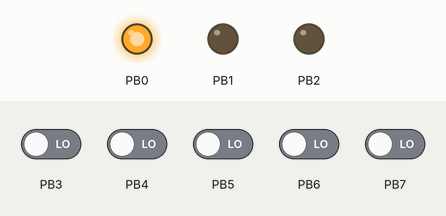
Bench run of a program on a simulated ATmega328P, built with avr-gcc and emulated at 1 MHz (the files do not name the chip). Shown: output pins drawn as LEDs (lit = HIGH). Inputs (shaded band) come from the test bench; at power-on: PB3–7 LOW. Random numbers use the default seed unless the program sets one.

Above: at 0.1 s.
At 5.1 s:
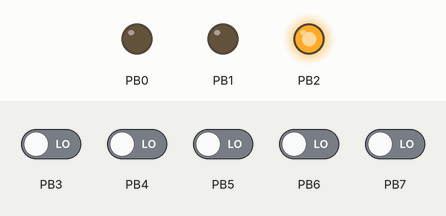
At 7.1 s:
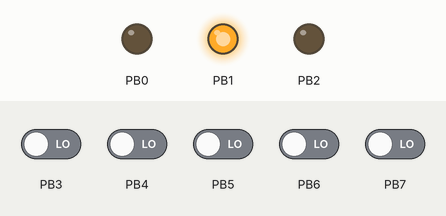
At 14.1 s:
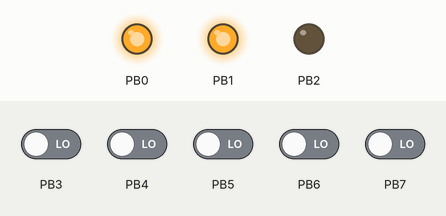
At 27.1 s:
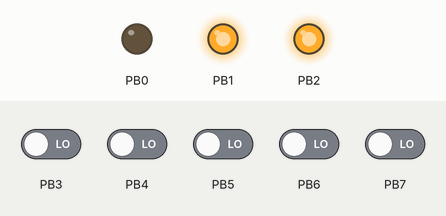
At 37.1 s:
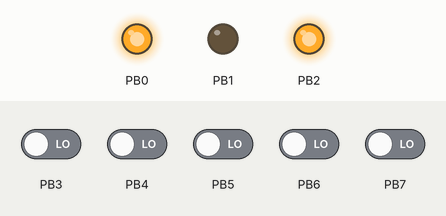
Timing chart, 0 to 39.5 s (numbered marks = the images above):
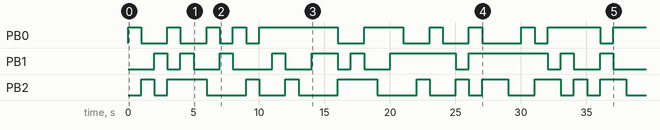

The program:

main.c
```c
#include <avr/io.h>
#include <util/delay.h>
#include <stdlib.h>

#define F_CPU 1000000UL  // 1 MHz

void init() {
	// Set PB0, PB1, PB2 as output (for LED display)
	DDRB |= (1 << PB0) | (1 << PB1) | (1 << PB2);

	// Initialize random seed (Fixing 'ADC' error)
	srand(PINB);
}

uint8_t get_random_number() {
	return (rand() % 6) + 1;  // Generate number between 1 and 6
}

void display_dice(uint8_t number) {
	// Predefined dice LED output mapping (PB2-PB0)
	uint8_t dice_patterns[6] = {
		0b001,  // 1
		0b010,  // 2
		0b011,  // 3
		0b100,  // 4
		0b101,  // 5
		0b110   // 6
	};

	// Set PORTB output to the correct LED pattern
	PORTB = (PORTB & 0xF8) | (dice_patterns[number - 1] & 0x07);
}

int main(void) {
	init();

	while (1) {
		uint8_t number = get_random_number();
		display_dice(number);
		_delay_ms(1000);  // Wait 1 second before rolling again
	}

	return 0;
}
```

Measured:
- by itself, PB0: LOW → HIGH at 0.00 s, → LOW 1.0 s later, → HIGH 2.0 s later, → LOW 1.0 s later, … (21 changes in this stretch)
- by itself, PB1: LOW → HIGH at 2.0 s, → LOW 1.0 s later, → HIGH 1.0 s later, → LOW 1.0 s later, … (20 changes in this stretch)
- by itself, PB2: LOW → HIGH at 1.0 s, → LOW 1.0 s later, → HIGH 1.0 s later, → LOW 3.0 s later, … (22 changes in this stretch)
